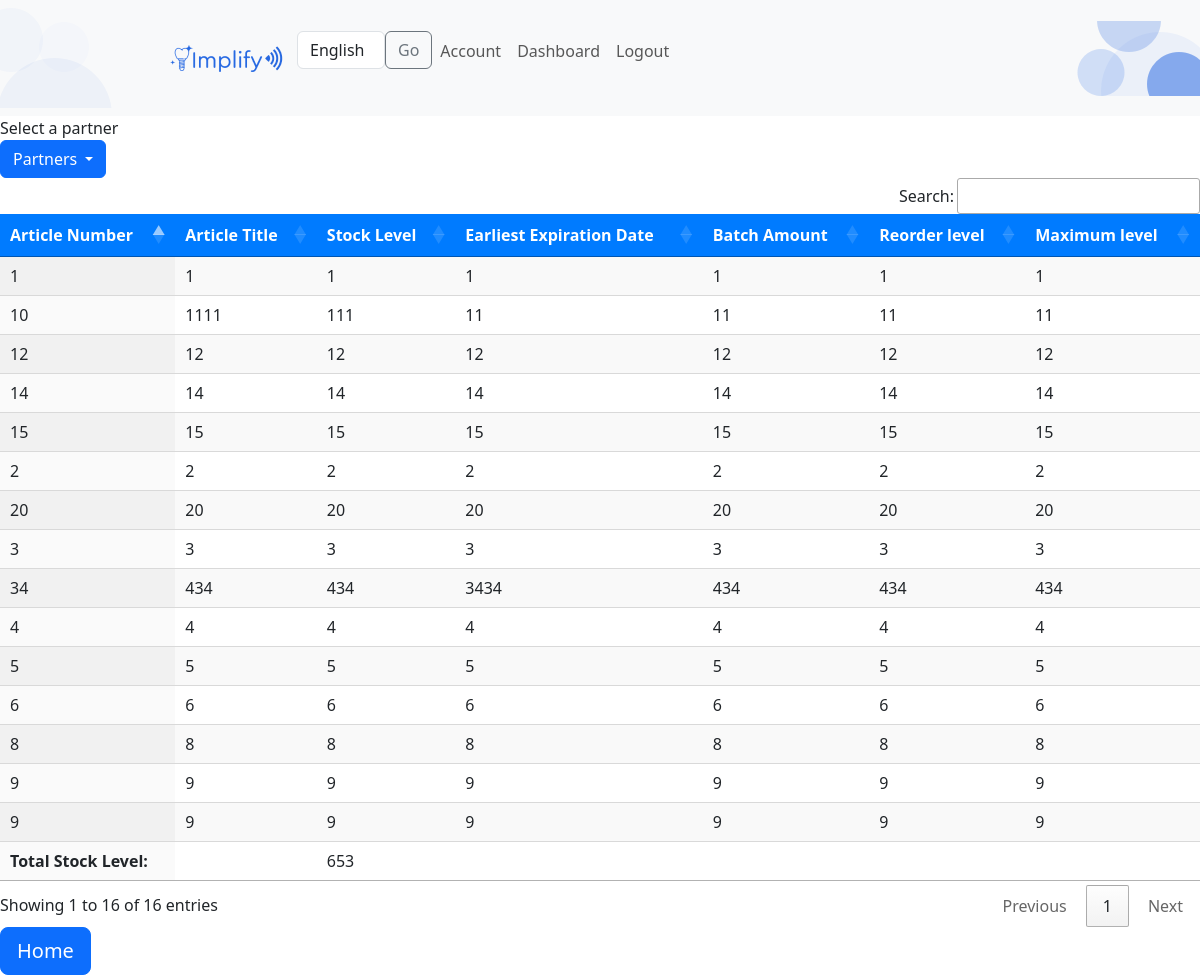
The app's page /report/, older data.
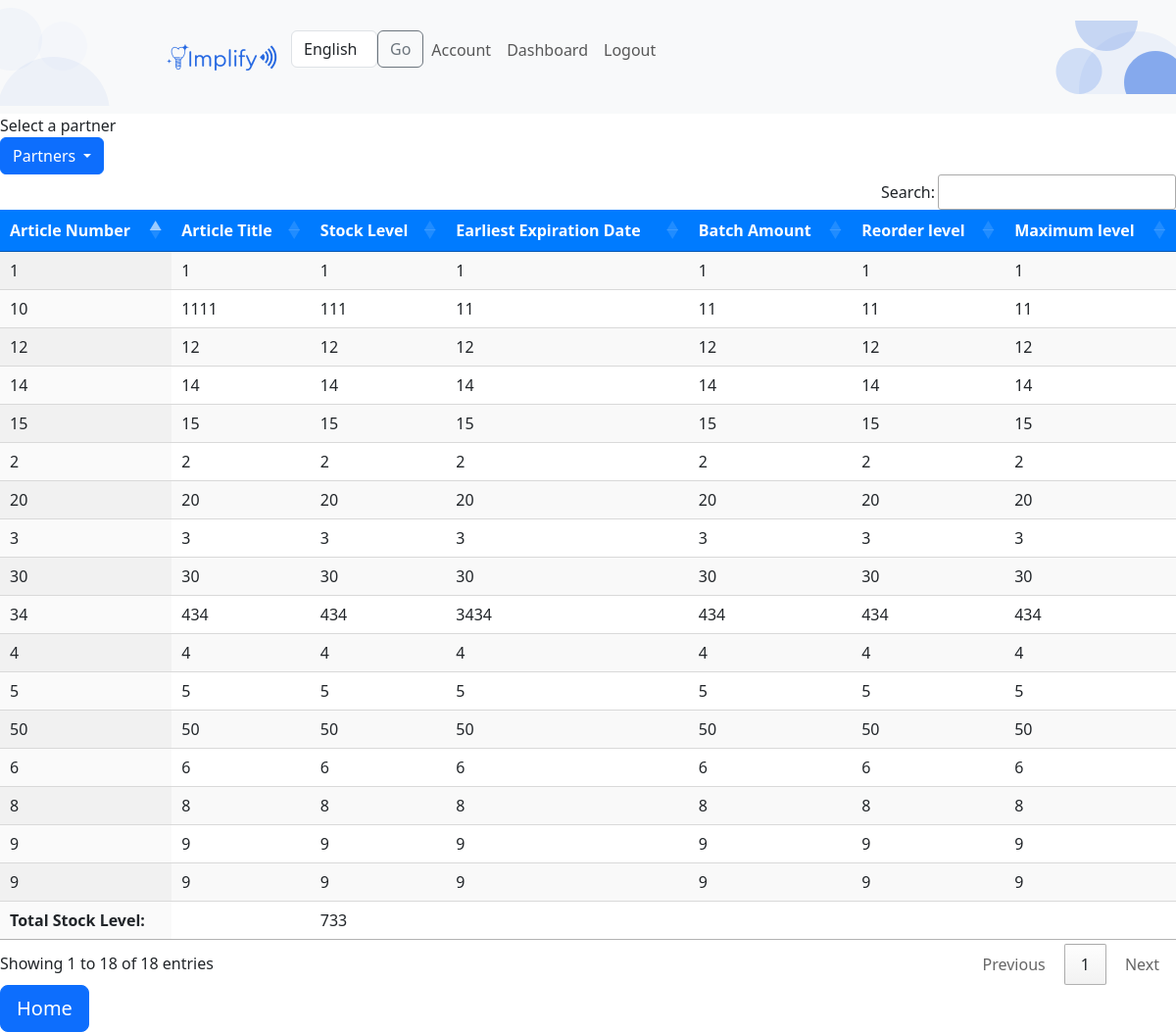
The same page, newer data.
### hello_app/models.py (models this page shows)
class Dashboard(models.Model):
    article_number = models.CharField(max_length=50)
    article_title = models.CharField(max_length=50)
    stock_level = models.CharField(max_length=50)
    earliest_expiration_date = models.CharField(max_length=50)
    batch_amount = models.CharField(max_length=50)
    reorder_level = models.CharField(max_length=50)
    maximum_level  = models.CharField(max_length=50)

### hello_app/views.py (the view)
# urls.py: path('report/', views.report, name='report'),
def report(request):
    data_set = Dashboard.objects.all()
    total_stock_level = data_set.aggregate(total_stock_level=Sum('stock_level'))['total_stock_level']
    return render(request,'report.html',{'data_set':data_set,'total_stock_level':total_stock_level})

### templates/report.html (shortened to what this page needs)
{% load bootstrap5 %}
{% bootstrap_css %}
<nav class="navbar navbar-expand-lg navbar-light bg-light nav-bar-custom-style">
    <img src="/static/images/navbar_images/left.png" id="nav-left-image" alt="left" class="h-100 d-inline-block img-styles" style="left: 0;">
    <div style="display" class="ml-5" id="implify-connect-logo">
        <a href="/admin" class="ml-5">
            <img src="/static/images/navbar_images/implify_connect_logo_new.png">
        </a>
    </div>
    <div class="collapse navbar-collapse account-collapse mt-xs-5" style="z-index: 2;" id="navbarToggler">
        <ul class="navbar-nav ml-auto d-flex mr-5">
            <form id="language_selector" style="margin-left: 10px" action="/i18n/setlang/" method="post">
                <div class="d-flex align-items-center">
                    <div class="form-group mb-0">
                        <select name="language" class="form-control">
                            <option value="en" selected="selected">English</option>
                        </select>
                    </div>
                    <div class="form-group mb-0 ml-2">
                        <button class="btn btn-outline-secondary" type="submit" data-loading-text="Submitting...">Go</button>
                    </div>
                </div>
            </form>
                <li class="nav-item mr-2">
                        <a href="/accounts/" class="nav-link mt-2 mt-lg-0">
                            Account
                        </a>
                </li>
                    <li class="nav-item mr-2">
                        <a href="/dashboard/reports/" class="nav-link">
                            Dashboard
                        </a>
                    </li>
                <li class="nav-item mr-2">
                    <a id="logout_link" href="/accounts/logout/" class="nav-link">
                        Logout
                    </a>
                </li>
        </ul>
    </div>
    <img src="/static/images/navbar_images/right.png" alt="right" id="nav-right-image" class="h-100 d-inline-block img-styles" style="right: 0;">
</nav>
    <head>
      <link rel="stylesheet" type="text/css" href="https://cdn.datatables.net/1.11.5/css/jquery.dataTables.css">
    </head>
<div id="dashboard">
      <div>Select a partner</div>
      <div class="dropdown">
        <button class="btn btn-primary dropdown-toggle" type="button" id="dropdownMenuButton" data-bs-toggle="dropdown" aria-expanded="false">
          Partners
        </button>
      </div>
     <div>
    <table id="example"  class="display">
        <thead class="table-header-blue">
          <tr>
            <th scope="col">Article Number</th>
            <th scope="col">Article Title</th>
            <th scope="col">Stock Level</th>
            <th scope="col">Earliest Expiration Date</th>
            <th scope="col">Batch Amount</th>
            <th scope="col">Reorder level</th>
            <th scope="col">Maximum level</th>
          </tr>
        </thead>
        <tbody>
            {% for item in data_set %}
            <tr>
                <td>{{ item.article_number }}</td>
                <td>{{ item.article_title }}</td>
                <td>{{ item.stock_level }}</td>
                <td>{{ item.earliest_expiration_date }}</td>
                <td>{{ item.batch_amount }}</td>
                <td>{{ item.reorder_level }}</td>
                <td>{{ item.maximum_level }}</td>
            </tr>
            {% endfor %}
            <tr>
                <td> <b>Total Stock Level:</b> </td>
                <td> </td>
                <td>{{ total_stock_level}}</td>
                <td> </td>
                <td> </td>
                <td> </td>
                <td> </td>
            </tr>
        </tbody>
      </table>
    </div>
</div>
<a href="/homepage" class="btn btn-primary btn-lg btn-block">Home</a>

### templates/report.html (style rules this page uses)
.table-header-blue { background-color: #007bff; color: white; }

Row changes from the older to the newer data that the page shows:
added Dashboard: article_number "30", article_title "30", stock_level "30", earliest_expiration_date "30", batch_amount "30", reorder_level "30", maximum_level "30"
added Dashboard: article_number "50", article_title "50", stock_level "50", earliest_expiration_date "50", batch_amount "50", reorder_level "50", maximum_level "50"
Text that changed along with them:
text written by a page script: "Search: Showing 1 to 16 of 16 entries Previous 1 Next" → "Search: Showing 1 to 18 of 18 entries Previous 1 Next"
{{ total_stock_level }}: "653" → "733"
